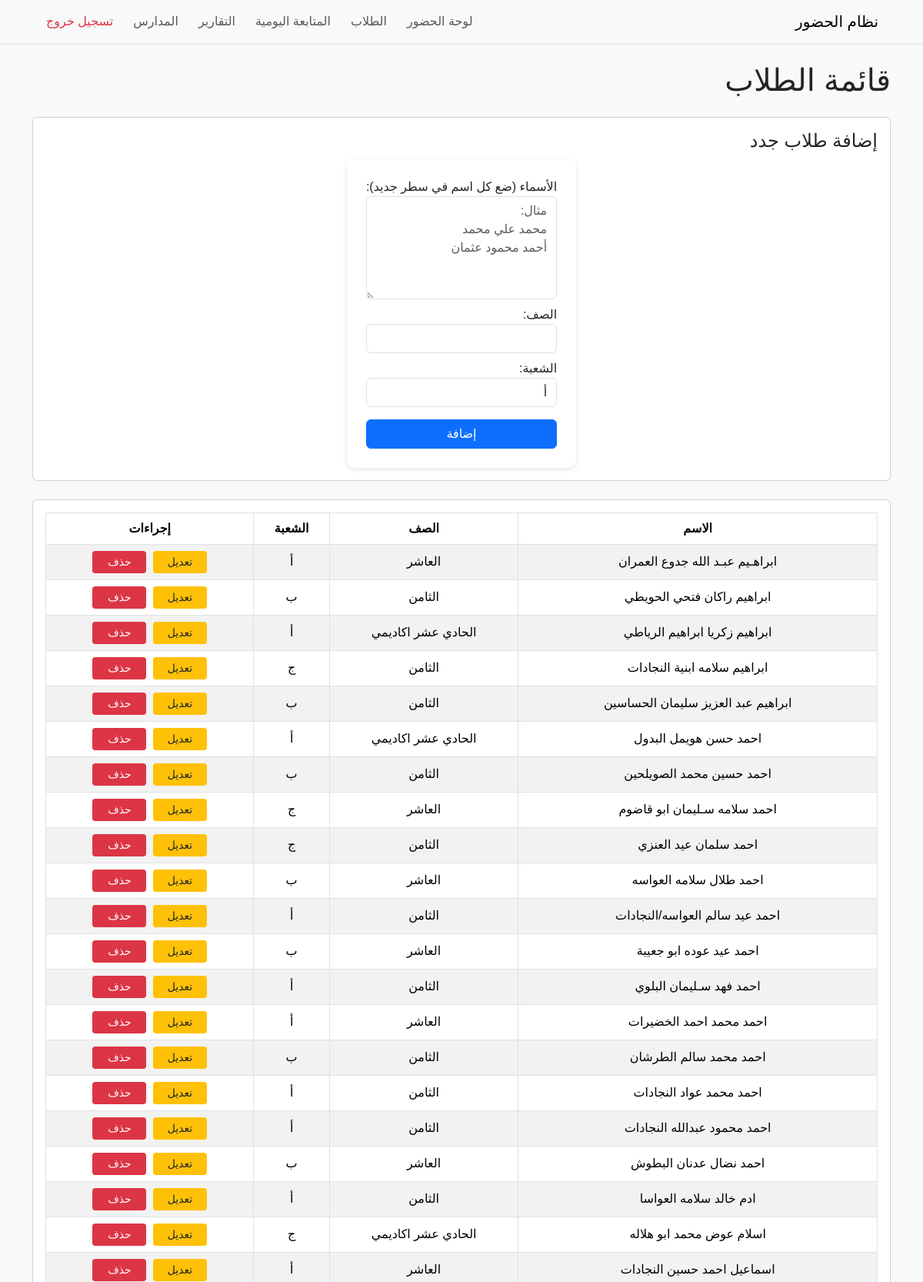
Screenshot of /students (signed in, upper part) with the database file from the repository.
### tables this page shows
CREATE TABLE students (
    id INTEGER PRIMARY KEY AUTOINCREMENT,
    student_name TEXT NOT NULL,
    username TEXT,
    password TEXT
, class_name TEXT, section TEXT, school_id INTEGER REFERENCES schools(id));

### students.py (the view, shortened to what this page needs)
@login_required
def students():
    conn = get_db_connection()
    school_id = session.get("school_id")
    if not school_id:
        flash("⚠️ لم يتم تحديد المدرسة")
        conn.close()
        return redirect(url_for("dashboard"))
    students_list = conn.execute(
        'SELECT * FROM students WHERE school_id = ? ORDER BY student_name',
        (school_id,)
    ).fetchall()
    conn.close()
    return render_template('students.html', students=students_list)

### auth.py (called while the page is built)
def login_required(f):
    @wraps(f)
    def decorated_function(*args, **kwargs):
        if 'user' not in session:
            return redirect(url_for('login'))
        return f(*args, **kwargs)
    return decorated_function

### db.py (called while the page is built)
def get_db_connection():
    conn = sqlite3.connect(DB_NAME)
    conn.row_factory = sqlite3.Row
    return conn

### templates/students.html (shortened to what this page needs)
{% include 'partials/header.html' %}
{% include 'partials/navbar.html' %}
<div class="container mt-4">
    <h1 class="mb-4">قائمة الطلاب</h1>
    <div class="card mb-4 p-3">
        <h4>إضافة طلاب جدد</h4>
        <form method="POST" id="addStudentForm">
            <div class="mb-2">
                <label>الأسماء (ضع كل اسم في سطر جديد):</label>
                <textarea name="student_names" rows="5" class="form-control" placeholder="مثال:&#10;محمد علي محمد&#10;أحمد محمود عثمان" required></textarea>
            </div>
            <div class="mb-2">
                <label>الصف:</label>
                <input type="text" name="class_name" required class="form-control">
            </div>
            <div class="mb-2">
                <label>الشعبة:</label>
                <select name="section" required class="form-control">
                    <option value="أ">أ</option>
                </select>
            </div>
            <button type="submit" class="btn btn-primary mt-2">إضافة</button>
        </form>
    </div>
    <div class="card p-3">
        <table class="table table-bordered table-striped">
            <thead>
                <tr>
                    <th>الاسم</th>
                    <th>الصف</th>
                    <th>الشعبة</th>
                    <th>إجراءات</th>
                </tr>
            </thead>
            <tbody>
                {% for student in students %}
                <tr data-student-id="{{ student.id }}">
                    <td class="name">{{ student.student_name }}</td>
                    <td class="class">{{ student.class_name }}</td>
                    <td class="section">{{ student.section }}</td>
                    <td>
                        <button class="btn btn-sm btn-warning editBtn">تعديل</button>
                        <button class="btn btn-sm btn-danger deleteBtn">حذف</button>
                    </td>
                </tr>
                {% endfor %}
            </tbody>
        </table>
    </div>
</div>
{% include 'partials/footer.html' %}

### static/css/style.css (style rules this page uses)
html, body { height: 100%; margin: 0; padding: 0; }
body { font-family: 'Tajawal', sans-serif; background-color: #f9f9f9; direction: rtl; text-align: right; display: flex; flex-direction: column; min-height: 100vh; }
table { width: 100%; border-collapse: collapse; direction: rtl; }
th, td { text-align: center; padding: 10px; vertical-align: middle; }
th { background-color: #f8f9fa; }
td button { min-width: 70px; margin: 0 2px; }
.btn-warning { background-color: #ffc107; border: none; color: #212529; }
.btn-danger { background-color: #dc3545; border: none; }
form { max-width: 400px; margin: 0 auto; background-color: #fff; padding: 25px; border-radius: 10px; box-shadow: 0 2px 6px rgba(0,0,0,0.1); }
form button { width: 100%; padding: 10px; margin-top: 10px; }

### rows the page displays
students: student_name "ابراهـيم عبـد الله جدوع العمران", class_name "العاشر", section "أ"
students: student_name "ابراهيم راكان فتحي الحويطي", class_name "الثامن", section "ب"
students: student_name "ابراهيم زكريا ابراهيم الرياطي", class_name "الحادي عشر اكاديمي", section "أ"
students: student_name "ابراهيم سلامه ابنية النجادات", class_name "الثامن", section "ج"
students: student_name "ابراهيم عبد العزيز سليمان الحساسين", class_name "الثامن", section "ب"
students: student_name "احمد حسن هويمل البدول", class_name "الحادي عشر اكاديمي", section "أ"
students: student_name "احمد حسين محمد الصويلحين", class_name "الثامن", section "ب"
students: student_name "احمد سلامه سـليمان ابو قاضوم", class_name "العاشر", section "ج"
students: student_name "احمد سلمان عيد العنزي", class_name "الثامن", section "ج"
students: student_name "احمد طلال سلامه العواسه", class_name "العاشر", section "ب"
students: student_name "احمد عيد سالم العواسه/النجادات", class_name "الثامن", section "أ"
students: student_name "احمد عيد عوده ابو جعيبة", class_name "العاشر", section "ب"
students: student_name "احمد فهد سـليمان البلوي", class_name "الثامن", section "أ"
students: student_name "احمد محمد احمد الخضيرات", class_name "العاشر", section "أ"
students: student_name "احمد محمد سالم الطرشان", class_name "الثامن", section "ب"
students: student_name "احمد محمد عواد النجادات", class_name "الثامن", section "أ"
students: student_name "احمد محمود عبدالله النجادات", class_name "الثامن", section "أ"
students: student_name "احمد نضال عدنان البطوش", class_name "العاشر", section "ب"
students: student_name "ادم خالد سلامه العواسا", class_name "الثامن", section "أ"
students: student_name "اسلام عوض محمد ابو هلاله", class_name "الحادي عشر اكاديمي", section "ج"
students: student_name "اسماعيل احمد حسين النجادات", class_name "العاشر", section "أ"
